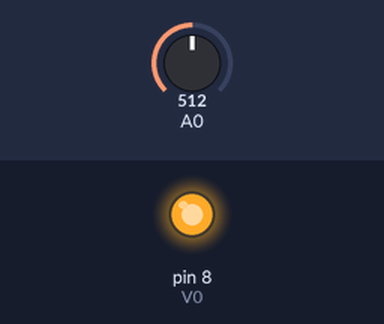
Simulated run of this sketch. Board: Arduino Uno, built with avr-gcc and run on an emulated ATmega328P. On the bench: output pins drawn as LEDs (lit = HIGH). The inputs (shaded band) are chosen by the test bench; at power-on: A0 = 512. What the sketch prints to the serial monitor is not drawn.

Above: at 0.1 s.
Timing chart, 0 to 1.6 s (numbered marks = the images above):
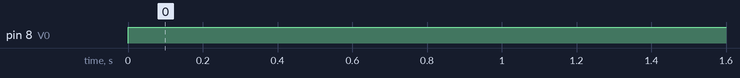

Measured:
- by itself, pin 8 (V0): LOW → HIGH at 0.00 s

The sketch:

DC-RC_220uF_10kohm.ino
```cpp
int V0 = 8;

void setup(){
   Serial.begin(9600);
   pinMode(V0,OUTPUT);
   digitalWrite(V0, LOW);
   }

unsigned long start_time = millis();

void loop(){
  float read_V = analogRead(A0);
  float cal_V = read_V * 5/1023;
  unsigned long elapsed_time = millis() - start_time;
  digitalWrite(V0, HIGH);
  Serial.print(elapsed_time/1e3);
  Serial.print(",");
  Serial.println(cal_V);
  delay(100);
  if(cal_V >= 5*0.7){
    Serial.end();
  }

}
```
